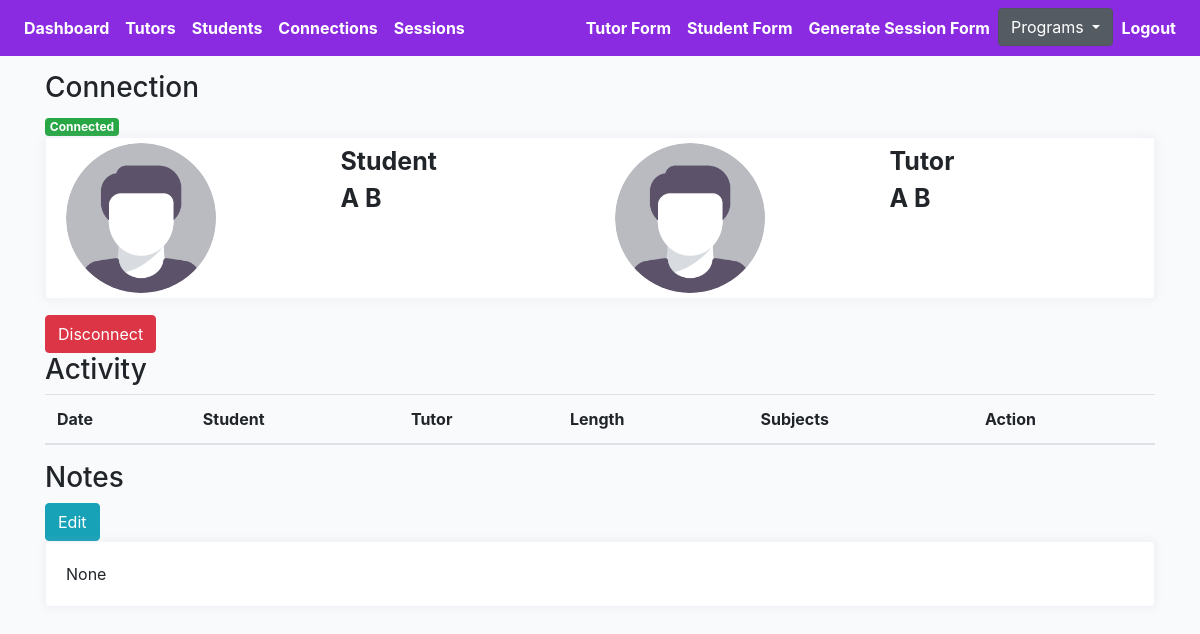
/middleschool/2/connection-detail (signed in), run on an earlier commit of the app's database.
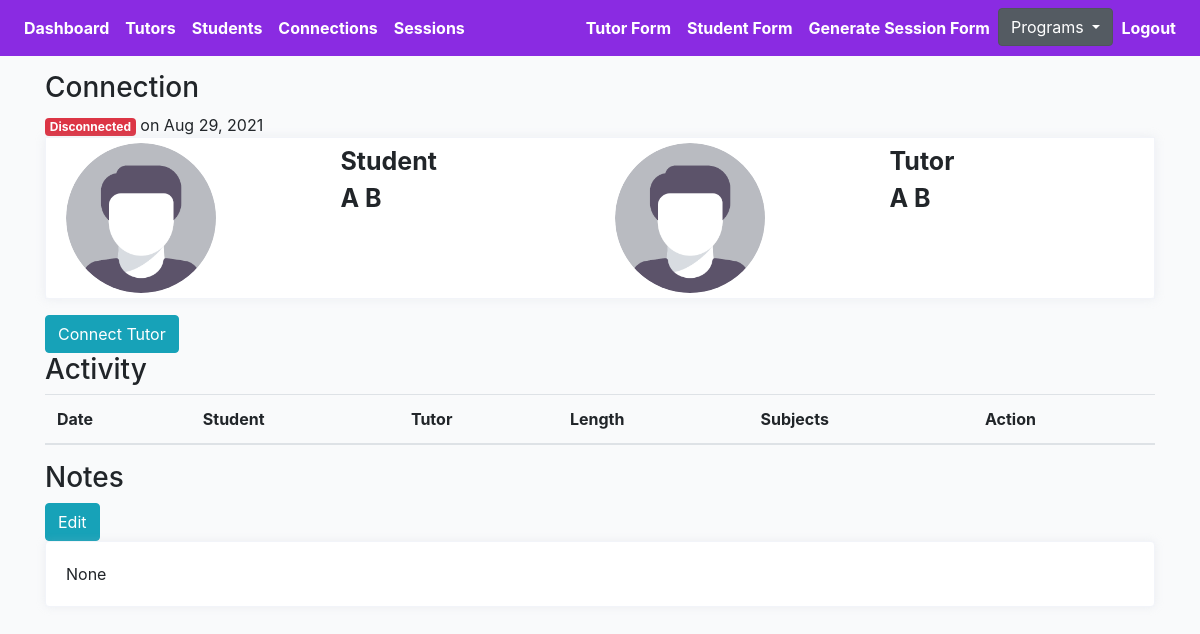
And on a later commit of the database.
### middleschool/models.py (models this page shows, shortened)
class Connection(models.Model):
    created = models.DateTimeField(auto_now_add=True)
    student = models.ForeignKey(Profile, on_delete=models.CASCADE, related_name='student')
    tutor = models.ForeignKey(Profile, on_delete=models.CASCADE, related_name='tutor')
    status = models.CharField(max_length=200, choices=STATUS_CHOICES)
    updated = models.DateTimeField(auto_now=True)
    flag = models.BooleanField(default=False)
    note = models.TextField(null=True, blank=True, max_length=1000)

class Profile(models.Model):
    role = models.CharField(max_length=200, choices=ROLE_CHOICES_PROFILE, null=True)
    avatar = models.ImageField(default='avatar.png', upload_to='avatars/')
    first_name = models.CharField(max_length=200, blank=True)
    last_name = models.CharField(max_length=200, blank=True)
    email = models.EmailField(max_length=200, blank=True)
    student_grade = models.CharField(null=True, blank=True, max_length=200, choices=STUDENT_GRADE_CHOICES)
    grade = models.CharField(null=True, blank=True, max_length=200, choices=GRADE_CHOICES)
    academic_advisor = models.ForeignKey(Academicadvisor, null=True, blank=True, on_delete=models.CASCADE, related_name='academic_advisor')
    academic_advisor_email = models.EmailField(max_length=200, blank=True)
    subjects = models.ManyToManyField(Subject, blank=True, related_name='subjects')
    school = models.CharField(max_length=200, blank=True)
    friends = models.ManyToManyField("self", blank=True, related_name='testfriends')
    updated = models.DateTimeField(auto_now=True)
    created = models.DateTimeField(auto_now_add=True)
    slug = models.SlugField(unique=True, blank=True)
    flag = models.BooleanField(default=False)
    parent1_first_name = models.CharField(max_length=200, blank=True)
    parent1_last_name = models.CharField(max_length=200, blank=True)
    parent1_phone = models.CharField(max_length=200, blank=True)
    parent1_email = models.EmailField(max_length=200, blank=True)
    student_capacity = models.IntegerField(null=True, blank=True)
    phone = models.CharField(max_length=200, blank=True)
    question = models.TextField(null=True, blank=True, max_length=1000)
    languages = models.ManyToManyField(Language, blank=True, related_name='subjects')
    comfortable_share_phone = models.BooleanField(default=False)
    permission_share_grade = models.BooleanField(default=False)
    optional_school_loop_profile_link = models.TextField(null=True, blank=True, max_length=500)
    optional_school_loop_username = models.TextField(null=True, blank=True, max_length=500)
    optional_school_loop_password = models.TextField(null=True, blank=True, max_length=500)
    parent_languages = models.CharField(null=True, blank=True, max_length=200, choices=LANGUAGE_CHOICES)
    age = models.IntegerField(null=True, blank=True)
    ethnic = models.CharField(null=True, blank=True, max_length=200, choices=ETHNIC_CHOICES)
    note = models.TextField(null=True, blank=True, max_length=1000)
    interest = models.ManyToManyField(Interest, blank=True, related_name='interest')
    __initial_first_name = None
    __initial_last_name = None
    def __init__(self, *args, **kwargs):
        super().__init__(*args, **kwargs)
        self.__initial_first_name = self.first_name
        self.__initial_last_name = self.last_name

### middleschool/views.py (the view)
# urls.py: path('<pk>/connection-detail', ConnectionDetailView.as_view(), name='connection-profile-detail'),
@method_decorator(login_required, name='dispatch')
@method_decorator(allowed_users(allowed_roles=['middletutor', 'admin']), name='dispatch')
class ConnectionDetailView(DetailView):
    model = Connection
    template_name = 'middleschool/connection-detail.html'
    def get_object(self):
        pk = self.kwargs.get('pk')
        connection = Connection.objects.get(pk=pk)
        return connection
    def get_context_data(self, **kwargs):
        context = super().get_context_data(**kwargs)
        pk = self.kwargs.get('pk')
        connection = Connection.objects.get(pk=pk)
        sessions = Session.objects.filter(submit_status=True).filter(connection=connection)
        sessions_ = []
        for item in sessions:
            sessions_.append(item)
        context["sessions"] = sessions_
        return context

### templates/middleschool/connection-detail.html (shortened to what this page needs)
{% extends 'middleschoolbase.html' %}
{% load static %}
{% block stylesheet %}{% static '/css/profile.css' %}{% endblock %}
{% block content %}
<h3>Connection</h3>
{% if connection.status == 'connected' %}
<div><span class="badge badge-success">Connected</div>
{% elif connection.status == 'disconnected' %}
<div><span class="badge badge-danger">Disconnected</span><span> on {{connection.updated | date:"M d, Y" }}</span></div>
{% elif connection.status == 'inactive' %}
<div><span class="badge badge-warning">Inactive</div>
{% endif %}
<div class="profile-page tx-13">
    <div class="row">
        <div class="col-12 grid-margin">
            <div class="profile-header">
                <div class="header-links">
                    <div class="container header">
                        <div class="row">
                            <div class="col">
                                <div class="row">
                                    <div class="col">
                                        <img class="profile-pic" src="{{connection.student.avatar.url}}" alt="profile">
                                    </div>
                                    <div class="col">
                                        <div style="font-size:25px; font-weight:bold" class="profile-name">
                                            {{connection.student.role|title }}</div>
                                        <div style="font-size:25px; font-weight:bold" class="profile-name">
                                            {{connection.student.first_name}}
                                            {{connection.student.last_name}}</div>
                                    </div>
                                </div>
                            </div>
                            <div class="col">
                                <div class="row">
                                    <div class="col">
                                        <img class="profile-pic" src="{{connection.tutor.avatar.url}}" alt="profile">
                                    </div>
                                    <div class="col">
                                        <div style="font-size:25px; font-weight:bold" class="profile-name">
                                            {{connection.tutor.role|title }}</div>
                                        <div style="font-size:25px; font-weight:bold" class="profile-name">
                                            {{connection.tutor.first_name}}
                                            {{connection.tutor.last_name}}</div>
                                    </div>
                                </div>
                            </div>
                        </div>
                    </div>
                </div>
            </div>
        </div>
    </div>
</div>
{% if connection.status == 'connected' %}
<form action="{% url 'middleschool:remove-connect' %}" method="POST">
    <button type="submit" class="btn btn-danger">Disconnect</button>
</form>
{% elif connection.status == 'disconnected' %}
<a href="{% url 'middleschool:student-detail-view' connection.student.slug %}"><button type="submit"
        class="btn btn-info">Connect
        Tutor</button></a>
{% endif %}
<h3>Activity</h3>
<div class="table-responsive-lg">
    <table class="table">
        <thead>
            <tr>
                <th scope="col">Date</th>
                <th scope="col">Student</th>
                <th scope="col">Tutor</th>
                <th scope="col">Length</th>
                <th scope="col">Subjects</th>
                <th scope="col">Action</th>
            </tr>
        </thead>
    </table>
</div>
<h3>Notes</h3>
<a href="{% url 'middleschool:connection-note-update-profile' connection.pk %}"><button type="submit"
        class="btn btn-info">Edit</button></a>
<div class="row">
    <div class="col-sm-12">
        <div class="card h-100">
            <div class="card-body">
                <p class="card-text">{{connection.note}}</p>
            </div>
        </div>
    </div>
</div>
{% endblock content %}

What changed in the data, as far as the page shows it:
changed Connection "None": status "connected" → "disconnected" (drawn); updated (not shown) → "Aug 29, 2021"
Also different on the page:
text no longer shown: "Connected Disconnect"
text now shown: "Disconnected on Connect Tutor"
